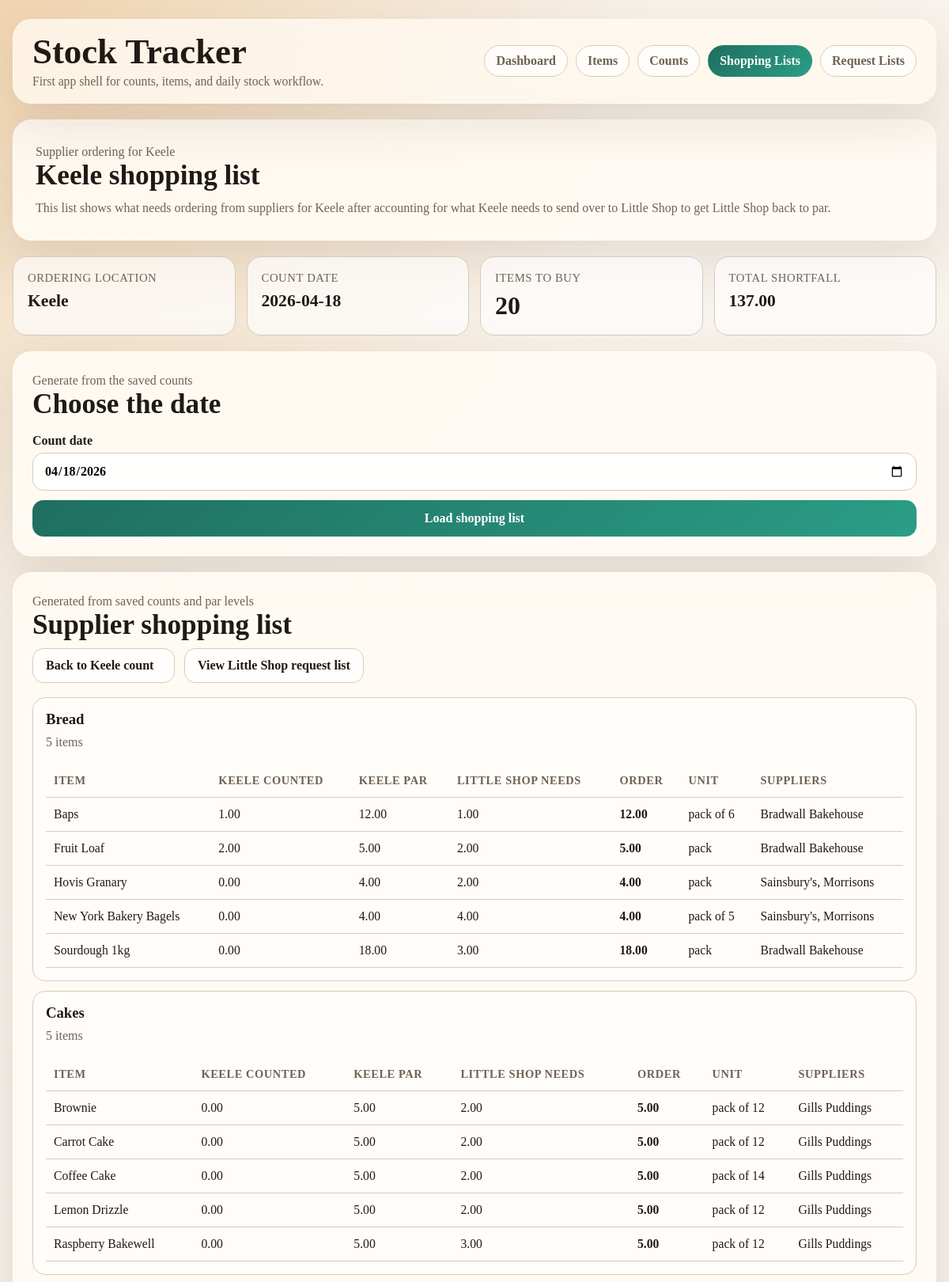
The page /shopping-lists (upper part) on the database its author committed.
### tables this page shows
CREATE TABLE par_levels (
    id INTEGER PRIMARY KEY AUTOINCREMENT,
    location_id INTEGER NOT NULL, 
    item_id INTEGER NOT NULL,
    par_qty_base REAL NOT NULL, 
    created_at TEXT NOT NULL DEFAULT (datetime('now')),
    UNIQUE(location_id, item_id),
    FOREIGN KEY (location_id) REFERENCES locations(id),
    FOREIGN KEY (item_id) REFERENCES items(id) 
);

CREATE TABLE items (
    id INTEGER PRIMARY KEY AUTOINCREMENT,
    name TEXT NOT NULL UNIQUE,
    category TEXT NOT NULL,
    base_unit TEXT NOT NULL,
    supplier_id INTEGER,
    FOREIGN KEY (supplier_id) REFERENCES suppliers(id)
);

CREATE TABLE stock_count_lines (
    id INTEGER PRIMARY KEY AUTOINCREMENT,
    count_id INTEGER NOT NULL,
    item_id INTEGER NOT NULL,
    counted_qty_base REAL NOT NULL,
    FOREIGN KEY (count_id) REFERENCES stock_counts(id),
    FOREIGN KEY (item_id) REFERENCES items(id)
);

CREATE TABLE suppliers(
    id INTEGER PRIMARY KEY AUTOINCREMENT,
    name TEXT UNIQUE NOT NULL
);

### src/stock/web.py (the view)
@app.get("/shopping-lists")
def shopping_lists():
    count_date = request.args.get("date", _today()).strip() or _today()
    location = "Keele"
    rows = generate_supplier_shopping_list(
        count_date,
        source_location_name="Keele",
        request_location_name="Little Shop",
    )
    return render_template(
        "shopping_list.html",
        **_build_shopping_list_context(location, count_date, rows),
    )

### src/stock/db.py (called while the page is built)
def get_conn():
    conn = sqlite3.connect(DB_PATH)
    conn.row_factory = sqlite3.Row
    conn.execute("PRAGMA foreign_keys = ON;")
    return conn

def _column_exists(conn: sqlite3.Connection, table_name: str, column_name: str) -> bool:
    rows = conn.execute(f"PRAGMA table_info({table_name});").fetchall()
    return any(str(row["name"]) == column_name for row in rows)

def get_item_supplier_summary(item_id: int) -> str:
    with get_conn() as conn:
        rows = conn.execute(
            """
            SELECT s.name, isp.ref_number
            FROM item_suppliers isp
            JOIN suppliers s ON s.id = isp.supplier_id
            WHERE isp.item_id = ?
            ORDER BY isp.sort_order, s.name;
            """,
            (item_id,),
        ).fetchall()
    if not rows:
        return "Unknown"
    labels = []
    for row in rows:
        ref = (row["ref_number"] or "").strip()
        labels.append(f"{row['name']} ({ref})" if ref else str(row["name"]))
    return ", ".join(labels)

def init_db():
    with get_conn() as conn:
        schema = SCHEMA_PATH.read_text()
        conn.executescript(schema)
        _run_schema_migrations(conn)

def get_location_id(name: str) -> int:
    with get_conn() as conn:
        row = conn.execute("SELECT id FROM locations WHERE name = ?;", (name,)).fetchone()
        if row is None:
            raise ValueError(f"Unknown location: {name}")
        return int(row["id"])

def latest_count_qty(location_name: str, item_id: int, as_of_date: str) -> float:
    init_db()
    loc_id = get_location_id(location_name)
    with get_conn() as conn:
        row = conn.execute(
            """
            SELECT scl.counted_qty_base AS qty
            FROM stock_counts sc
            JOIN stock_count_lines scl ON scl.count_id = sc.id
            WHERE sc.location_id = ?
              AND sc.count_date <= ?
              AND scl.item_id = ?
            ORDER BY sc.count_date DESC, sc.created_at DESC
            LIMIT 1;
            """,
            (loc_id, as_of_date, item_id),
        ).fetchone()
    return float(row["qty"]) if row is not None else 0.0

### src/stock/web.py (called while the page is built)
def _today() -> str:
    timezone_name = os.environ.get("STOCK_TIMEZONE", "Europe/London")
    try:
        return datetime.now(ZoneInfo(timezone_name)).date().isoformat()
    except ZoneInfoNotFoundError:
        return datetime.now().date().isoformat()

### templates/shopping_list.html (shortened to what this page needs)
{% extends "base.html" %}
{% block content %}
  <section class="hero">
    <p class="eyebrow">Supplier ordering for Keele</p>
    <h2>Keele shopping list</h2>
    <p>
      This list shows what needs ordering from suppliers for Keele after accounting for what Keele
      needs to send over to Little Shop to get Little Shop back to par.
    </p>
  </section>
  <section class="metrics">
    <article class="metric">
      <div class="metric-label">Ordering location</div>
      <div class="metric-value" style="font-size: 1.35rem;">Keele</div>
    </article>
    <article class="metric">
      <div class="metric-label">Count date</div>
      <div class="metric-value" style="font-size: 1.35rem;">{{ count_date }}</div>
    </article>
    <article class="metric">
      <div class="metric-label">Items to buy</div>
      <div class="metric-value">{{ total_items }}</div>
    </article>
    <article class="metric">
      <div class="metric-label">Total shortfall</div>
      <div class="metric-value" style="font-size: 1.35rem;">{{ '%.2f'|format(total_order_qty) }}</div>
    </article>
  </section>
  <section class="panel">
    <p class="eyebrow">Generate from the saved counts</p>
    <h2>Choose the date</h2>
    <form method="get" action="/shopping-lists" class="form-grid">
      <label for="date">
        Count date
        <input id="date" name="date" type="date" value="{{ count_date }}" required>
      </label>
      <button type="submit">Load shopping list</button>
    </form>
  </section>
  <section class="panel">
    <p class="eyebrow">Generated from saved counts and par levels</p>
    <h2>Supplier shopping list</h2>
    <div class="actions-row" style="margin-top:0;">
      <a class="button-link" href="/counts?location=Keele&date={{ count_date }}">Back to Keele count</a>
      <a class="button-link" href="/request-lists?date={{ count_date }}">View Little Shop request list</a>
    </div>
    {% if grouped_rows %}
      <div class="category-list">
        {% for category, rows in grouped_rows.items() %}
          <article class="category-card">
            <h3 style="margin:0 0 6px;">{{ category }}</h3>
            <p class="eyebrow">{{ rows|length }} item{% if rows|length != 1 %}s{% endif %}</p>
            <table>
              <thead>
                <tr>
                  <th>Item</th>
                  <th>Keele counted</th>
                  <th>Keele par</th>
                  <th>Little Shop needs</th>
                  <th>Order</th>
                  <th>Unit</th>
                  <th>Suppliers</th>
                </tr>
              </thead>
              <tbody>
                {% for row in rows %}
                  <tr>
                    <td>{{ row["name"] }}</td>
                    <td>{{ '%.2f'|format(row["source_counted_qty"]) }}</td>
                    <td>{{ '%.2f'|format(row["source_par_qty"]) }}</td>
                    <td>{{ '%.2f'|format(row["request_qty"]) }}</td>
                    <td><strong>{{ '%.2f'|format(row["order_qty"]) }}</strong></td>
                    <td>{{ row["base_unit"] }}</td>
                    <td>{{ row["supplier"] or "Not set yet" }}</td>
                  </tr>
                {% endfor %}
              </tbody>
            </table>
          </article>
        {% endfor %}
      </div>
    {% else %}
      <div class="empty-state">
        Nothing needs ordering for Keele on this date, or the saved counts are missing.
      </div>
    {% endif %}
  </section>
{% endblock %}

### templates/base.html (style rules this page uses)
:root { --bg: #f4efe7; --panel: rgba(255, 251, 244, 0.92); --ink: #1f1a16; --muted: #6f6255; --line: #d9cbbb; --accent: #1f6f5f; --accent-soft: #d8efe8; --warn: #fff0df; --danger: #a93b24; --success: #176646; --shadow: 0 24px 70px rgba(70, 51, 31, 0.12); }
* { box-sizing: border-box; }
body { margin: 0; color: var(--ink); background: radial-gradient(circle at top left, rgba(235, 183, 117, 0.5) 0, transparent 28%), radial-gradient(circle at bottom right, rgba(62, 145, 123, 0.18) 0, transparent 24%), linear-gradient(180deg, #f8f3ec 0%, var(--bg) 100%); font-family: Georgia, "Times New Roman", serif; min-height: 100vh; }
a { color: inherit; }
.hero, .panel { background: var(--panel); border: 1px solid rgba(255,255,255,0.58); border-radius: 24px; box-shadow: var(--shadow); }
.hero { padding: 28px; }
.hero h2, .panel h2 { margin: 0 0 10px; font-size: clamp(1.5rem, 3vw, 2.2rem); line-height: 1.05; }
.hero p, .panel p { margin: 0; color: var(--muted); font-size: 1rem; line-height: 1.5; }
.metrics { display: grid; grid-template-columns: repeat(auto-fit, minmax(180px, 1fr)); gap: 14px; }
.metric { padding: 18px; border-radius: 18px; background: rgba(255,255,255,0.7); border: 1px solid var(--line); }
.metric-label { color: var(--muted); font-size: 0.92rem; text-transform: uppercase; letter-spacing: 0.04em; }
.metric-value { margin-top: 8px; font-size: 2rem; font-weight: 700; }
.panel { padding: 24px; }
.form-grid { display: grid; gap: 12px; margin-top: 18px; }
label { display: grid; gap: 6px; font-weight: 700; color: var(--ink); }
input, select, button { width: 100%; font: inherit; border-radius: 14px; }
input, select { padding: 13px 14px; border: 1px solid var(--line); background: rgba(255,255,255,0.95); }
button { padding: 14px 16px; border: 0; color: white; font-weight: 700; cursor: pointer; background: linear-gradient(135deg, var(--accent), #2b9d86); }
.history-list, .category-list, .actions-row { display: grid; gap: 12px; margin-top: 18px; }
.actions-row { grid-template-columns: repeat(auto-fit, minmax(180px, max-content)); align-items: center; }
.history-item, .category-card { padding: 16px; border-radius: 16px; border: 1px solid var(--line); background: rgba(255,255,255,0.62); }
.history-meta, .eyebrow { color: var(--muted); font-size: 0.95rem; }
table { width: 100%; border-collapse: collapse; margin-top: 16px; font-size: 0.98rem; }
th, td { text-align: left; padding: 12px 10px; border-bottom: 1px solid var(--line); vertical-align: top; }
th { color: var(--muted); font-size: 0.9rem; text-transform: uppercase; letter-spacing: 0.04em; }
.button-link { display: inline-block; text-decoration: none; padding: 12px 16px; border-radius: 14px; font-weight: 700; border: 1px solid var(--line); background: rgba(255,255,255,0.78); }

### rows shown on the page
par_levels: category "Bread", rows "5", source_par_qty "12.00", request_qty "1.00" "2.00" "2.00" "4.00" "3.00", order_qty "12.00" "5.00" "4.00" "4.00" "18.00", source_counted_qty "0.00" "0.00" "0.00", row "Sainsbury's, Morrisons" "Sainsbury's, Morrisons"
items: name "Baps", base_unit "pack of 6"
stock_count_lines: source_counted_qty "1.00"
suppliers: name "Bradwall Bakehouse" "Bradwall Bakehouse" "Bradwall Bakehouse"
items: name "Fruit Loaf", base_unit "pack"
stock_count_lines: source_counted_qty "2.00"
par_levels: source_par_qty "5.00"
items: name "Hovis Granary", base_unit "pack"
par_levels: source_par_qty "4.00"
items: name "New York Bakery Bagels", base_unit "pack of 5"
par_levels: source_par_qty "4.00"
items: name "Sourdough 1kg", base_unit "pack"
par_levels: source_par_qty "18.00"
par_levels: category "Cakes", rows "5", source_counted_qty "0.00" "0.00" "0.00" "0.00" "0.00", source_par_qty "5.00", request_qty "2.00" "2.00" "2.00" "2.00" "3.00", order_qty "5.00" "5.00" "5.00" "5.00" "5.00"
items: name "Brownie", base_unit "pack of 12"
suppliers: name "Gills Puddings" "Gills Puddings" "Gills Puddings" "Gills Puddings" "Gills Puddings"
items: name "Carrot Cake", base_unit "pack of 12"
par_levels: source_par_qty "5.00"
items: name "Coffee Cake", base_unit "pack of 14"
par_levels: source_par_qty "5.00"
items: name "Lemon Drizzle", base_unit "pack of 12"
par_levels: source_par_qty "5.00"
items: name "Raspberry Bakewell", base_unit "pack of 12"
par_levels: source_par_qty "5.00"

### other values the page prints
{{ count_date }} "2026-04-18"
{{ total_items }} "20"
{{ '%.2f'|format(total_order_qty) }} "137.00"
